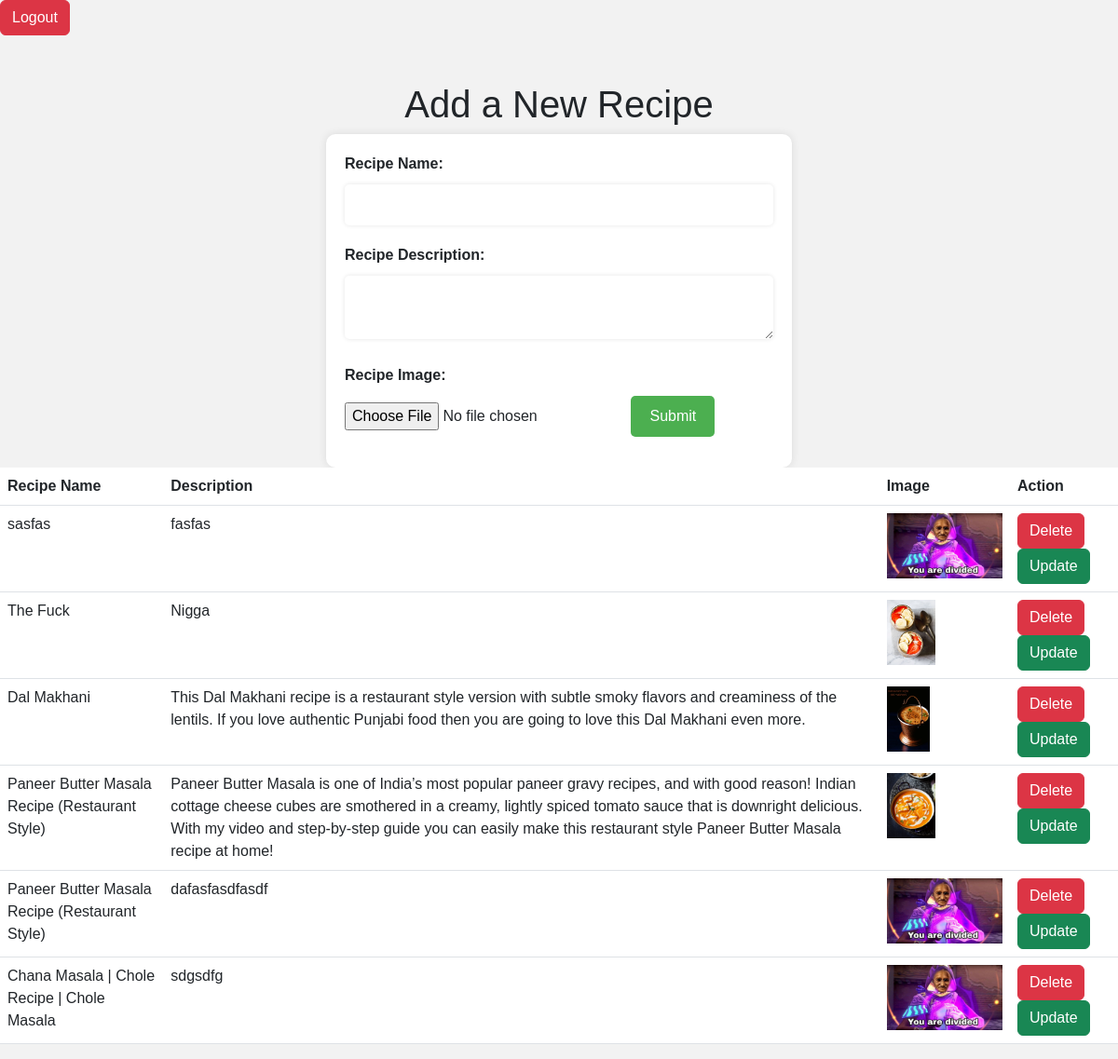
The page /index on the database as committed earlier.
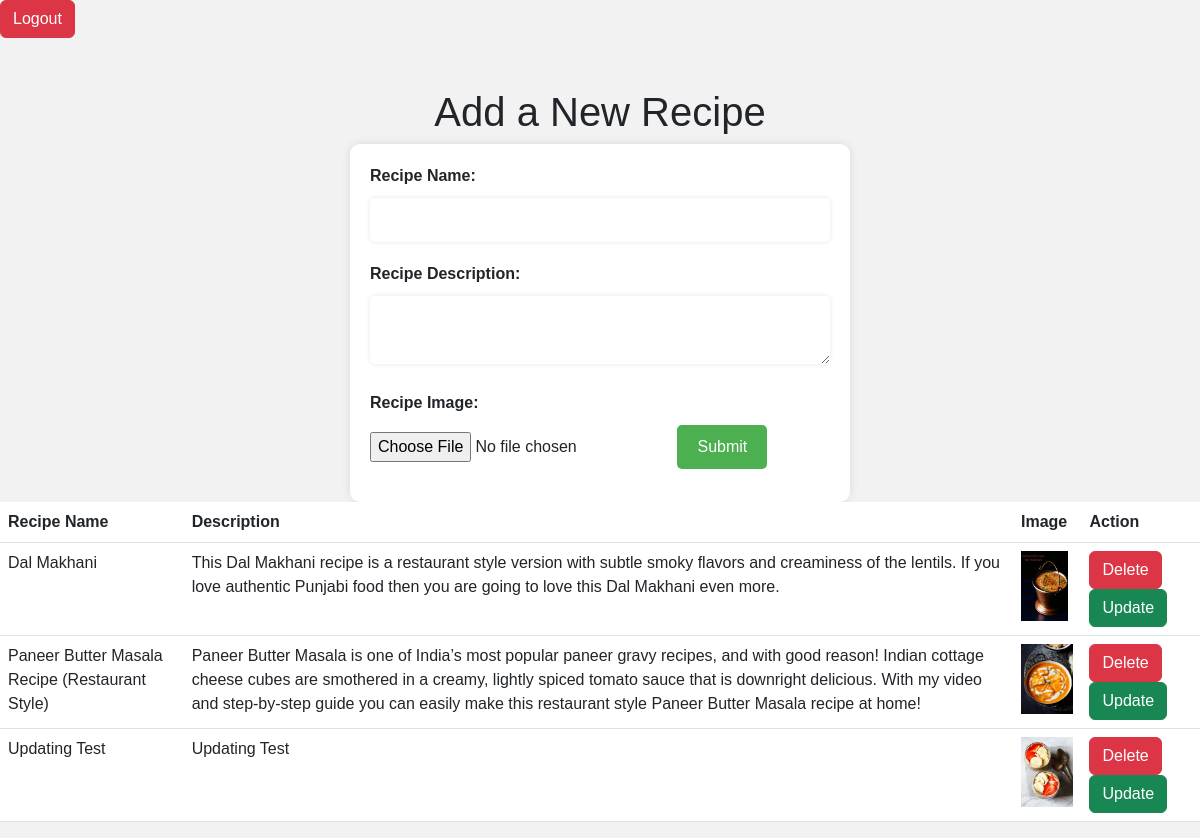
The same page on the database as committed later.
### home/models.py (models this page shows, shortened)
class Recipe(models.Model):
    rname = models.CharField(max_length=100)
    rdesc = models.TextField(default='')
    rimg = models.ImageField(upload_to='photos', null=True,blank=True)

### home/views.py (the view, shortened to what this page needs)
# urls.py: path('index',views.index, name='index'),
def index(request):
    recipes = Recipe.objects.all()
    context = {'recipes': recipes}
    return render(request,'home.html',context)

### templates/home.html (shortened to what this page needs)
{% extends 'base.html' %}
{% block main %}
</head>
<body>
  <a href="{% url 'logout' %}" class='btn btn-danger'>Logout</a>
  <h1>Add a New Recipe</h1>
  <form method="post" enctype="multipart/form-data">
    <label for="recipe-name">Recipe Name:</label>
    <input type="text" id="recipe-name" name="recipe-name">
    <label for="recipe-description">Recipe Description:</label>
    <textarea id="recipe-description" name="recipe-description"></textarea>
    <label for="recipe-image">Recipe Image:</label>
    <input type="file" id="recipe-image" name="recipe-image">
    <button type="submit">Submit</button>
  </form>
  <table class ='table'>
    <thead>
      <tr>
        <th>Recipe Name</th>
        <th>Description</th>
        <th>Image</th>
        <th>Action</th>
      </tr>
    </thead>
    <tbody>
        {% for r in recipes %}
        <tr>
          <td>{{ r.rname }}</td>
          <td>{{ r.rdesc }}</td>
          <td><img src='/media/{{r.rimg}}'></td>
          <td>
            <a href='delete/{{r.id}}/' type="button" class="btn btn-danger">Delete</a>
            <a href='update/{{r.id}}/' type="button" class="btn btn-success">Update</a>
          </td>
        </tr>
      {% endfor %}
    </tbody>
  </table>
{% endblock main %}

### templates/base.html (shortened to what this page needs)
<!doctype html>
<html lang="en">
  <head>
    <link href="https://cdn.jsdelivr.net/npm/bootstrap@5.3.0-alpha3/dist/css/bootstrap.min.css" rel="stylesheet">
  </head>
  <body>
    {% block main %}
    {% endblock main %}
  </body>
</html>

### templates/home.html (style rules this page uses)
body { font-family: Arial, sans-serif; background-color: #f2f2f2; }
h1 { text-align: center; margin-top: 50px; }
form { width: 500px; margin: 0 auto; background-color: #fff; padding: 20px; border-radius: 10px; box-shadow: 0 0 10px rgba(0, 0, 0, 0.1); }
label { display: block; margin-bottom: 10px; font-weight: bold; }
img { height:70px; }
input[type="text"], textarea { width: 100%; padding: 10px; border-radius: 5px; border: none; box-shadow: 0 0 5px rgba(0, 0, 0, 0.1); margin-bottom: 20px; }
input[type="file"] { margin-bottom: 20px; }
button[type="submit"] { background-color: #4CAF50; color: #fff; padding: 10px 20px; border: none; border-radius: 5px; cursor: pointer; }

Rows that differ between the two databases and show on the page:
removed Recipe: rname "sasfas", rdesc "fasfas", rimg (picture)
removed Recipe: rname "The Fuck", rdesc "Nigga", rimg (picture)
removed Recipe: rname "Paneer Butter Masala Recipe (Restaurant Style)", rdesc "dafasfasdfasdf", rimg (picture)
removed Recipe: rname "Chana Masala | Chole Recipe | Chole Masala", rdesc "sdgsdfg", rimg (picture)
added Recipe: rname "Updating Test", rdesc "Updating Test", rimg (picture)
